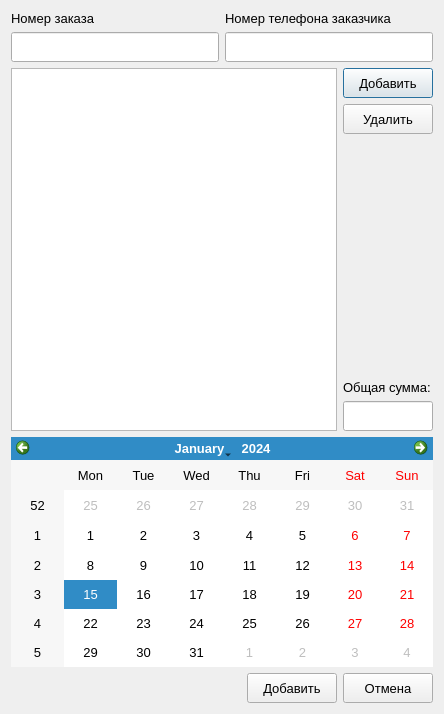
<?xml version="1.0" encoding="UTF-8"?>
<ui version="4.0">
 <class>Dialog</class>
 <widget class="QDialog" name="Dialog">
  <property name="geometry">
   <rect>
    <x>0</x>
    <y>0</y>
    <width>444</width>
    <height>714</height>
   </rect>
  </property>
  <property name="minimumSize">
   <size>
    <width>444</width>
    <height>714</height>
   </size>
  </property>
  <property name="maximumSize">
   <size>
    <width>444</width>
    <height>714</height>
   </size>
  </property>
  <property name="windowTitle">
   <string>Dialog</string>
  </property>
  <property name="inputMethodHints">
   <set>Qt::ImhDigitsOnly</set>
  </property>
  <layout class="QGridLayout" name="gridLayout">
   <item row="2" column="0">
    <layout class="QHBoxLayout" name="horizontalLayout_3">
     <item>
      <widget class="QTableView" name="tableView">
       <property name="font">
        <font>
         <pointsize>10</pointsize>
        </font>
       </property>
      </widget>
     </item>
     <item>
      <layout class="QVBoxLayout" name="verticalLayout">
       <item>
        <widget class="QPushButton" name="pushButton">
         <property name="minimumSize">
          <size>
           <width>90</width>
           <height>30</height>
          </size>
         </property>
         <property name="maximumSize">
          <size>
           <width>90</width>
           <height>30</height>
          </size>
         </property>
         <property name="font">
          <font>
           <pointsize>10</pointsize>
          </font>
         </property>
         <property name="text">
          <string>Добавить</string>
         </property>
        </widget>
       </item>
       <item>
        <widget class="QPushButton" name="pushButton_2">
         <property name="minimumSize">
          <size>
           <width>90</width>
           <height>30</height>
          </size>
         </property>
         <property name="maximumSize">
          <size>
           <width>90</width>
           <height>30</height>
          </size>
         </property>
         <property name="font">
          <font>
           <pointsize>10</pointsize>
          </font>
         </property>
         <property name="text">
          <string>Удалить</string>
         </property>
        </widget>
       </item>
       <item>
        <spacer name="verticalSpacer">
         <property name="orientation">
          <enum>Qt::Vertical</enum>
         </property>
         <property name="sizeHint" stdset="0">
          <size>
           <width>20</width>
           <height>40</height>
          </size>
         </property>
        </spacer>
       </item>
       <item>
        <widget class="QLabel" name="label_3">
         <property name="minimumSize">
          <size>
           <width>90</width>
           <height>30</height>
          </size>
         </property>
         <property name="maximumSize">
          <size>
           <width>90</width>
           <height>30</height>
          </size>
         </property>
         <property name="font">
          <font>
           <pointsize>10</pointsize>
          </font>
         </property>
         <property name="text">
          <string>Общая сумма:</string>
         </property>
         <property name="alignment">
          <set>Qt::AlignBottom|Qt::AlignLeading|Qt::AlignLeft</set>
         </property>
        </widget>
       </item>
       <item>
        <widget class="QLineEdit" name="lineEdit_3">
         <property name="sizePolicy">
          <sizepolicy hsizetype="Fixed" vsizetype="Fixed">
           <horstretch>0</horstretch>
           <verstretch>0</verstretch>
          </sizepolicy>
         </property>
         <property name="minimumSize">
          <size>
           <width>90</width>
           <height>30</height>
          </size>
         </property>
         <property name="maximumSize">
          <size>
           <width>90</width>
           <height>30</height>
          </size>
         </property>
         <property name="font">
          <font>
           <pointsize>10</pointsize>
          </font>
         </property>
        </widget>
       </item>
      </layout>
     </item>
    </layout>
   </item>
   <item row="1" column="0">
    <layout class="QHBoxLayout" name="horizontalLayout_2">
     <item>
      <widget class="QLineEdit" name="lineEdit">
       <property name="minimumSize">
        <size>
         <width>0</width>
         <height>30</height>
        </size>
       </property>
       <property name="font">
        <font>
         <pointsize>10</pointsize>
        </font>
       </property>
      </widget>
     </item>
     <item>
      <widget class="QLineEdit" name="lineEdit_2">
       <property name="minimumSize">
        <size>
         <width>0</width>
         <height>30</height>
        </size>
       </property>
       <property name="font">
        <font>
         <pointsize>10</pointsize>
        </font>
       </property>
      </widget>
     </item>
    </layout>
   </item>
   <item row="0" column="0">
    <layout class="QHBoxLayout" name="horizontalLayout">
     <item>
      <widget class="QLabel" name="label">
       <property name="font">
        <font>
         <pointsize>10</pointsize>
        </font>
       </property>
       <property name="text">
        <string>Номер заказа</string>
       </property>
      </widget>
     </item>
     <item>
      <widget class="QLabel" name="label_2">
       <property name="font">
        <font>
         <pointsize>10</pointsize>
        </font>
       </property>
       <property name="text">
        <string>Номер телефона заказчика</string>
       </property>
      </widget>
     </item>
    </layout>
   </item>
   <item row="3" column="0">
    <widget class="QCalendarWidget" name="calendarWidget">
     <property name="minimumSize">
      <size>
       <width>0</width>
       <height>100</height>
      </size>
     </property>
     <property name="maximumSize">
      <size>
       <width>16777215</width>
       <height>230</height>
      </size>
     </property>
     <property name="font">
      <font>
       <pointsize>10</pointsize>
      </font>
     </property>
     <property name="gridVisible">
      <bool>false</bool>
     </property>
     <property name="horizontalHeaderFormat">
      <enum>QCalendarWidget::ShortDayNames</enum>
     </property>
     <property name="verticalHeaderFormat">
      <enum>QCalendarWidget::ISOWeekNumbers</enum>
     </property>
     <property name="navigationBarVisible">
      <bool>true</bool>
     </property>
     <property name="dateEditEnabled">
      <bool>true</bool>
     </property>
    </widget>
   </item>
   <item row="4" column="0">
    <layout class="QHBoxLayout" name="horizontalLayout_4">
     <item>
      <spacer name="horizontalSpacer">
       <property name="orientation">
        <enum>Qt::Horizontal</enum>
       </property>
       <property name="sizeHint" stdset="0">
        <size>
         <width>40</width>
         <height>20</height>
        </size>
       </property>
      </spacer>
     </item>
     <item>
      <widget class="QPushButton" name="pushButton_3">
       <property name="minimumSize">
        <size>
         <width>90</width>
         <height>30</height>
        </size>
       </property>
       <property name="maximumSize">
        <size>
         <width>90</width>
         <height>30</height>
        </size>
       </property>
       <property name="font">
        <font>
         <pointsize>10</pointsize>
        </font>
       </property>
       <property name="text">
        <string>Добавить</string>
       </property>
      </widget>
     </item>
     <item>
      <widget class="QPushButton" name="pushButton_4">
       <property name="minimumSize">
        <size>
         <width>90</width>
         <height>30</height>
        </size>
       </property>
       <property name="maximumSize">
        <size>
         <width>90</width>
         <height>30</height>
        </size>
       </property>
       <property name="font">
        <font>
         <pointsize>10</pointsize>
        </font>
       </property>
       <property name="text">
        <string>Отмена</string>
       </property>
      </widget>
     </item>
    </layout>
   </item>
  </layout>
 </widget>
 <resources/>
 <connections/>
</ui>
